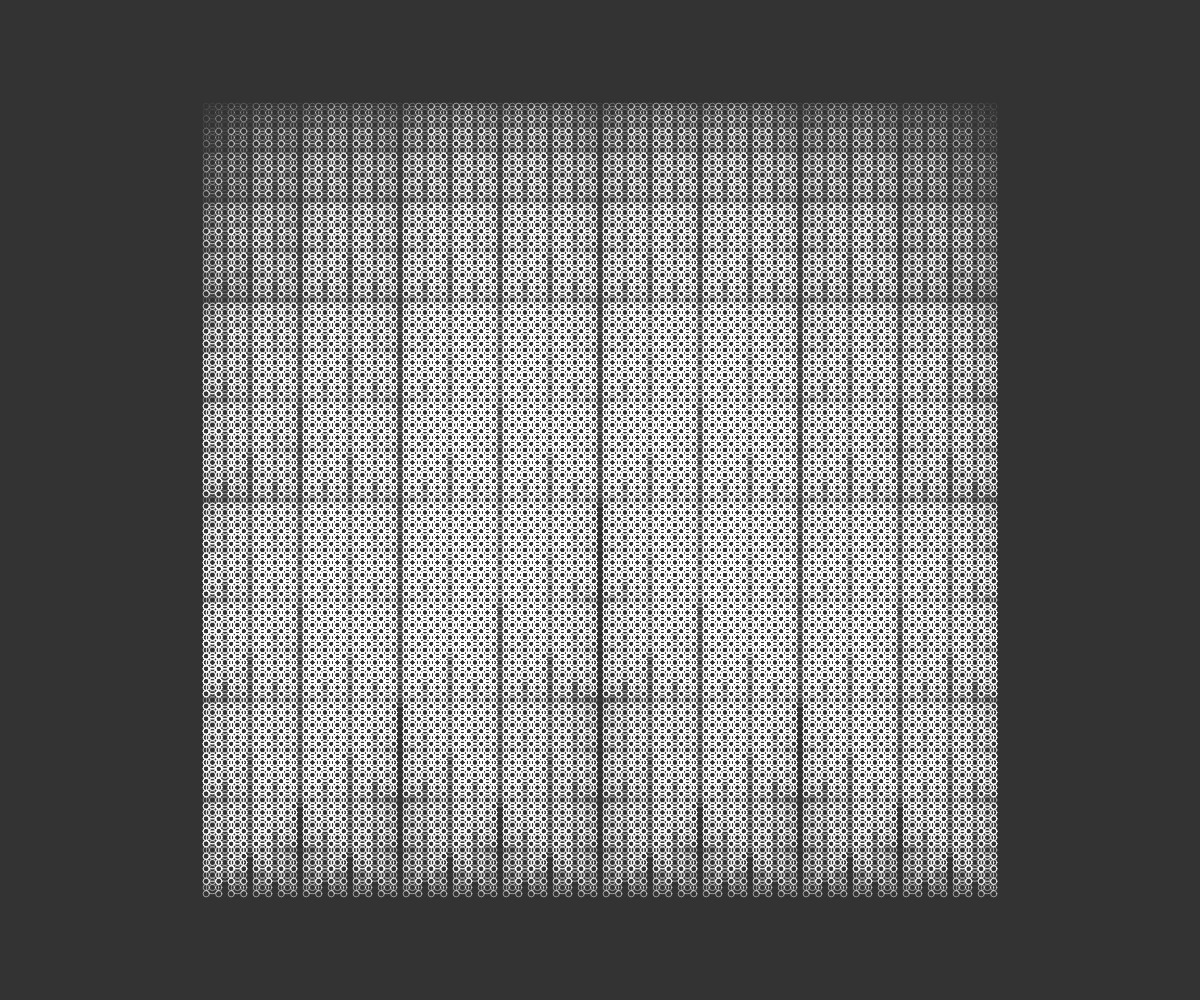
Frame 1 (no input)
Frame 60 (no input): identical to frame 1, image omitted
Frame 120 (the mouse pressed at the canvas centre since frame 60): identical to frame 1, image omitted

The p5.js sketch that drew this single still picture (run headless with seeded random() and noise() and a simulated clock; from frame 60 on, the mouse is pressed at the canvas centre):

// p5.js sketch
// ── sketch.js
function setup() {
  createCanvas(windowWidth, windowHeight);
  background(51);
  drawCircle(width / 2, height / 2, 400);

}

function draw() {
  
}

function drawCircle(x, y, d) {
  let opac=map(y,0,height,0,155)
  stroke(255,opac);
  noFill();
  if(d<20)ellipse(x, y, d);
  if (d > 10) {
    drawCircle(x+d/2, y, d / 2);
    drawCircle(x-d/2,y,d/2);
    drawCircle(x,y,d/2);
    drawCircle(x,y-d/2,d/2);
    drawCircle(x+d/2,y+d/2,d/2);
    drawCircle(x-d/2,y-d/2,d/2);
    drawCircle(x-d/2,y+d/2,d/2);
    drawCircle(x+d/2,y-d/2,d/2);
  }
}
